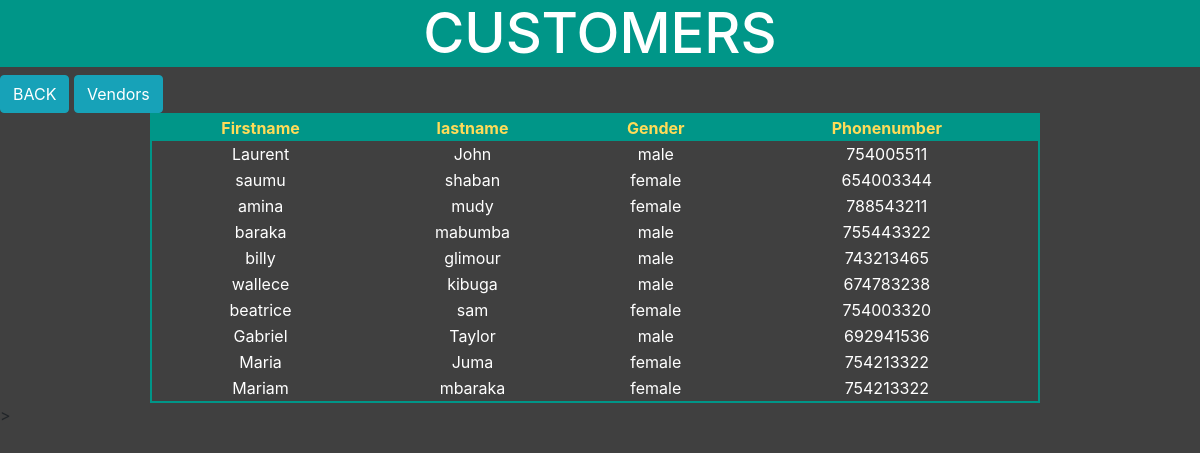
The page /system/view.php (signed in) on the database its author committed.
### tables this page shows
CREATE TABLE `user` (
  `nationid` int(30) NOT NULL,
  `firstname` varchar(20) NOT NULL,
  `lastname` varchar(20) NOT NULL,
  `sex` enum('male','female') NOT NULL,
  `phonenumber` int(25) DEFAULT NULL,
  `password` varchar(50) NOT NULL,
  `user_type` set('user','vendor','admin') NOT NULL DEFAULT 'user'
);

### system/view.php (the view, shortened to what this page needs)
<!DOCTYPE html>
<html>
<head>
	<link rel="stylesheet" type="text/css" href="css/bootstrap.css">
	<link rel="stylesheet" type="text/css" href="css/fontawesome-all.css">
	<link href="css/popup_style.css" rel="stylesheet">
</head>
<body>
	<h2 style="background-color:#009688; color:white; text-align:center; font-size:56px">
         CUSTOMERS
     </h2>
     <a href="admin.php" class="btn btn-info">BACK</a>
     <a href="vendorlist.php" class="btn btn-info" style="position: relative;">Vendors</a>
     <?php
         $con = mysqli_connect("localhost","root","","agriculture");
        $sql1 = "SELECT * FROM user WHERE user_type = 'user'";
         $query1 = mysqli_query($con,$sql1);
         $ret = mysqli_num_rows($query1);
        if ($ret == 0){
	    echo "no users!";
         }
         else
         {
	 ?>
	 <table style="border:2px solid #009688; float:center">
	 <tr style="background-color:#009688;color:#FFDB58;text-align:center">
	 <th>Firstname</th><th>lastname</th><th>Gender</th><th>Phonenumber</th>
	 </tr>
	 <?php
	 while ($result = mysqli_fetch_array($query1)){
		$fname= $result["firstname"];
        $lname= $result["lastname"];
        $gender=$result["sex"];
        $phonenumber= $result["phonenumber"];
		?>
		<tr><td style="color: white;text-align:center"><?php echo $fname; ?></td>
			<td style="color: white;text-align:center"><?php echo $lname; ?></td>
		<td style="color: white;text-align:center"><?php echo $gender; ?></td>
		<td style="color: white;text-align:center"><?php echo $phonenumber; ?></td>
		</tr>
		<?php
	}
	?>
	</table>
	<?php
}
?>
>
</body>
</html>

### system/view.php (style rules this page uses)
body { background-image: linear-gradient(rgba(0,0,0,0.75),rgba(0,0,0,0.75)),url("profile/Getty.jpg"); background-size: cover; background-repeat: no-repeat; min-height: 100vh; background-position: center; }
table { width:890px; height:200px; margin-left: 150px; }

### rows shown on the page
user: firstname "Laurent", lastname "John", sex "male", phonenumber "754005511"
user: firstname "saumu", lastname "shaban", sex "female", phonenumber "654003344"
user: firstname "amina", lastname "mudy", sex "female", phonenumber "788543211"
user: firstname "baraka", lastname "mabumba", sex "male", phonenumber "755443322"
user: firstname "billy", lastname "glimour", sex "male", phonenumber "743213465"
user: firstname "wallece", lastname "kibuga", sex "male", phonenumber "674783238"
user: firstname "beatrice", lastname "sam", sex "female", phonenumber "754003320"
user: firstname "Gabriel", lastname "Taylor", sex "male", phonenumber "692941536"
user: firstname "Maria", lastname "Juma", sex "female", phonenumber "754213322"
user: firstname "Mariam", lastname "mbaraka", sex "female", phonenumber "754213322"
